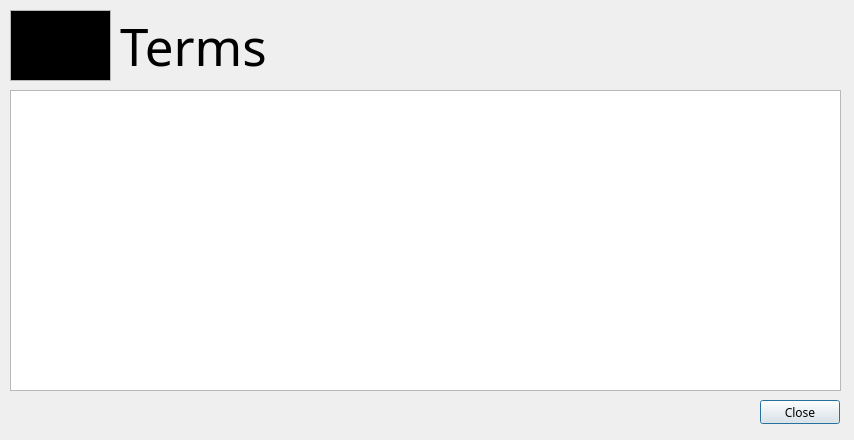
<?xml version="1.0" encoding="UTF-8"?>
<ui version="4.0">
 <class>terms</class>
 <widget class="QDialog" name="terms">
  <property name="geometry">
   <rect>
    <x>0</x>
    <y>0</y>
    <width>854</width>
    <height>440</height>
   </rect>
  </property>
  <property name="font">
   <font>
    <family>Noto Sans</family>
   </font>
  </property>
  <property name="windowTitle">
   <string>Terms</string>
  </property>
  <widget class="QPushButton" name="closeButton">
   <property name="geometry">
    <rect>
     <x>760</x>
     <y>400</y>
     <width>80</width>
     <height>24</height>
    </rect>
   </property>
   <property name="text">
    <string>Close</string>
   </property>
  </widget>
  <widget class="QTextBrowser" name="logo">
   <property name="geometry">
    <rect>
     <x>10</x>
     <y>10</y>
     <width>101</width>
     <height>71</height>
    </rect>
   </property>
   <property name="verticalScrollBarPolicy">
    <enum>Qt::ScrollBarAlwaysOff</enum>
   </property>
   <property name="horizontalScrollBarPolicy">
    <enum>Qt::ScrollBarAlwaysOff</enum>
   </property>
   <property name="html">
    <string>&lt;!DOCTYPE HTML PUBLIC &quot;-//W3C//DTD HTML 4.0//EN&quot; &quot;http://www.w3.org/TR/REC-html40/strict.dtd&quot;&gt;
&lt;html&gt;&lt;head&gt;&lt;meta name=&quot;qrichtext&quot; content=&quot;1&quot; /&gt;&lt;meta charset=&quot;utf-8&quot; /&gt;&lt;style type=&quot;text/css&quot;&gt;
p, li { white-space: pre-wrap; }
hr { height: 1px; border-width: 0; }
li.unchecked::marker { content: &quot;\2610&quot;; }
li.checked::marker { content: &quot;\2612&quot;; }
&lt;/style&gt;&lt;/head&gt;&lt;body style=&quot; font-family:'Noto Sans'; font-size:9pt; font-weight:400; font-style:normal;&quot; bgcolor=&quot;#000000&quot;&gt;
&lt;p style=&quot; margin-top:0px; margin-bottom:0px; margin-left:0px; margin-right:0px; -qt-block-indent:0; text-indent:0px;&quot;&gt;&lt;img src=&quot;:/base/images/wikiLYNX_logo.png&quot; width=&quot;90&quot; height=&quot;60&quot; /&gt;&lt;/p&gt;&lt;/body&gt;&lt;/html&gt;</string>
   </property>
  </widget>
  <widget class="QLabel" name="mainLabel">
   <property name="geometry">
    <rect>
     <x>120</x>
     <y>10</y>
     <width>721</width>
     <height>71</height>
    </rect>
   </property>
   <property name="font">
    <font>
     <family>Courier Prime</family>
     <pointsize>38</pointsize>
     <bold>false</bold>
    </font>
   </property>
   <property name="text">
    <string>Terms</string>
   </property>
  </widget>
  <widget class="QTextBrowser" name="mainView">
   <property name="geometry">
    <rect>
     <x>10</x>
     <y>90</y>
     <width>831</width>
     <height>301</height>
    </rect>
   </property>
  </widget>
 </widget>
 <resources/>
 <connections/>
</ui>
